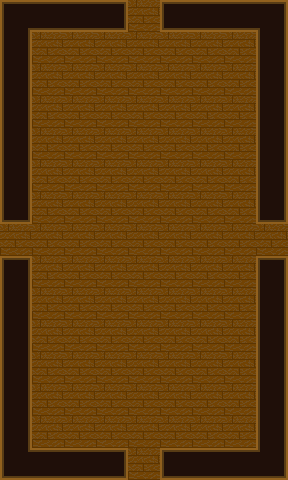

A 2D game scene composited from a Tiled map and its tileset images. What follows is a short description and the map's XML, with every tile layer's data as written:
An orthogonal 9x15 tile map with 32x32 px tiles, 1 tile layer (floor).

<map version="1.8" tiledversion="1.8.4" orientation="orthogonal" renderorder="right-down" width="9" height="15" tilewidth="32" tileheight="32" infinite="0" nextlayerid="2" nextobjectid="1">
 <tileset firstgid="1" name="atlas" tilewidth="32" tileheight="32" tilecount="144" columns="12">
  <image source="../rooms/atlas.png" width="384" height="384" />
  <tile id="1">
   <properties>
    <property name="collidable" type="bool" value="true" />
    <property name="key" value="w" />
   </properties>
  </tile>
  <tile id="60">
   <properties>
    <property name="collidable" type="bool" value="true" />
    <property name="key" value="w" />
   </properties>
  </tile>
  <tile id="72">
   <properties>
    <property name="collidable" type="bool" value="true" />
    <property name="key" value="w" />
   </properties>
  </tile>
  <tile id="84">
   <properties>
    <property name="key" value="x" />
   </properties>
  </tile>
  <tile id="96">
   <properties>
    <property name="key" value="x" />
   </properties>
  </tile>
  <tile id="108">
   <properties>
    <property name="key" value="x" />
   </properties>
  </tile>
  <tile id="120">
   <properties>
    <property name="key" value="f" />
   </properties>
  </tile>
 </tileset>
 <layer id="1" name="floor" width="9" height="15">
  <data encoding="csv">
3221225533,2684354633,2684354633,1610612738,121,2684354562,2684354633,2684354633,1610612797,
73,121,121,121,121,121,121,121,73,
73,121,121,121,121,121,121,121,73,
73,121,121,121,121,121,121,121,73,
73,121,121,121,121,121,121,121,73,
73,121,121,121,121,121,121,121,73,
2,121,121,121,121,121,121,121,2,
121,121,121,121,121,121,121,121,121,
3221225474,121,121,121,121,121,121,121,3221225474,
73,121,121,121,121,121,121,121,73,
73,121,121,121,121,121,121,121,73,
73,121,121,121,121,121,121,121,73,
73,121,121,121,121,121,121,121,73,
73,121,121,121,121,121,121,121,73,
2684354621,2684354633,2684354633,1610612738,121,2684354562,2684354633,2684354633,61
</data>
 </layer>
</map>
